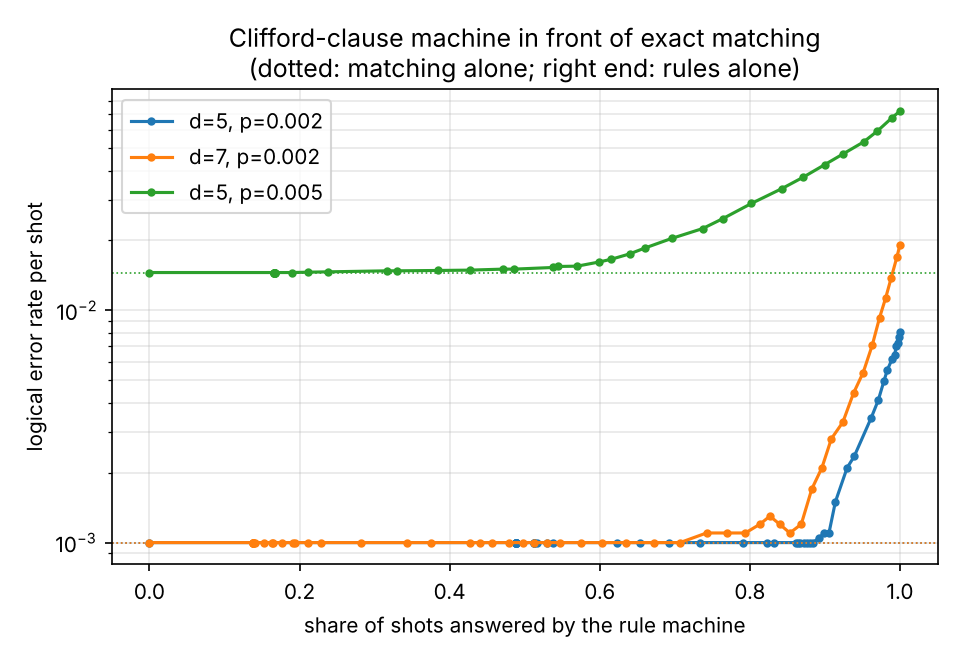

The Python source for this figure:
"""Clifford-clause machine in front of exact matching: accuracy vs share of shots the rules answer.
    python benchmarks/hybrid_tradeoff.py   -> benchmarks/hybrid_tradeoff.png, hybrid_tradeoff.json"""
import os, sys, json, time
sys.path.insert(0, os.path.dirname(os.path.dirname(os.path.abspath(__file__))))
import numpy as np
import matplotlib; matplotlib.use("Agg")
import matplotlib.pyplot as plt
import qecdec as qd
from qecdec import metrics

here = os.path.dirname(os.path.abspath(__file__)); out = {}
fig, ax = plt.subplots(figsize=(6.4, 4.4))
for d, p, shots in ((5, 0.002, 20000), (7, 0.002, 10000), (5, 0.005, 20000)):
    c = qd.surface_code_circuit(d, p=p); g = qd.DecodingGraph(c)
    Str, Otr = qd.sample(c, 30000, seed=2); S, O = qd.sample(c, shots, seed=1)
    rules = qd.CliffordClauseDecoder(g).fit(Str, Otr); mw = qd.MWPMDecoder(g)
    t0 = time.perf_counter(); pm = mw.decode_batch(S); t_m = time.perf_counter() - t0
    t0 = time.perf_counter(); pr = rules.decode_batch(S); t_r = time.perf_counter() - t0
    votes = rules.tm.votes(rules.features(S)); rows = []
    for m in range(0, int(np.abs(votes).max()) + 2):
        conf = np.abs(votes) >= m; hyb = np.where(conf, pr, pm)
        rows.append((m, float(conf.mean()), float((hyb != O).mean())))
    key = f"d{d}_p{p}"
    out[key] = {"rows": rows, "matching_ler": float((pm != O).mean()), "rules_ler": float((pr != O).mean()),
                "empty_syndromes": float((S.sum(1) == 0).mean()), "matching_us_per_shot": 1e6 * t_m / shots, "rules_us_per_shot": 1e6 * t_r / shots}
    ax.plot([r[1] for r in rows], [max(r[2], 1e-5) for r in rows], marker="o", ms=3, label=f"d={d}, p={p}")
    ax.axhline(out[key]["matching_ler"], ls=":", lw=0.8, color=ax.lines[-1].get_color())
    best = [r for r in rows if r[2] <= 1.15 * out[key]["matching_ler"] + 1e-9]
    b = max(best, key=lambda r: r[1])
    print(f"{key}: matching {out[key]['matching_ler']:.5f} ({out[key]['matching_us_per_shot']:.0f} us/shot), rules alone {out[key]['rules_ler']:.5f} ({out[key]['rules_us_per_shot']:.1f} us/shot), "
          f"empty syndromes {out[key]['empty_syndromes']:.1%}; within 15% of matching: rules answer {b[1]:.1%} at margin {b[0]} (LER {b[2]:.5f})", flush=True)
ax.set_yscale("log"); ax.set_xlabel("share of shots answered by the rule machine"); ax.set_ylabel("logical error rate per shot")
ax.set_title("Clifford-clause machine in front of exact matching\n(dotted: matching alone; right end: rules alone)"); ax.legend(); ax.grid(alpha=0.3, which="both")
fig.tight_layout(); fig.savefig(os.path.join(here, "hybrid_tradeoff.png"), dpi=150)
json.dump(out, open(os.path.join(here, "hybrid_tradeoff.json"), "w"), indent=1)
